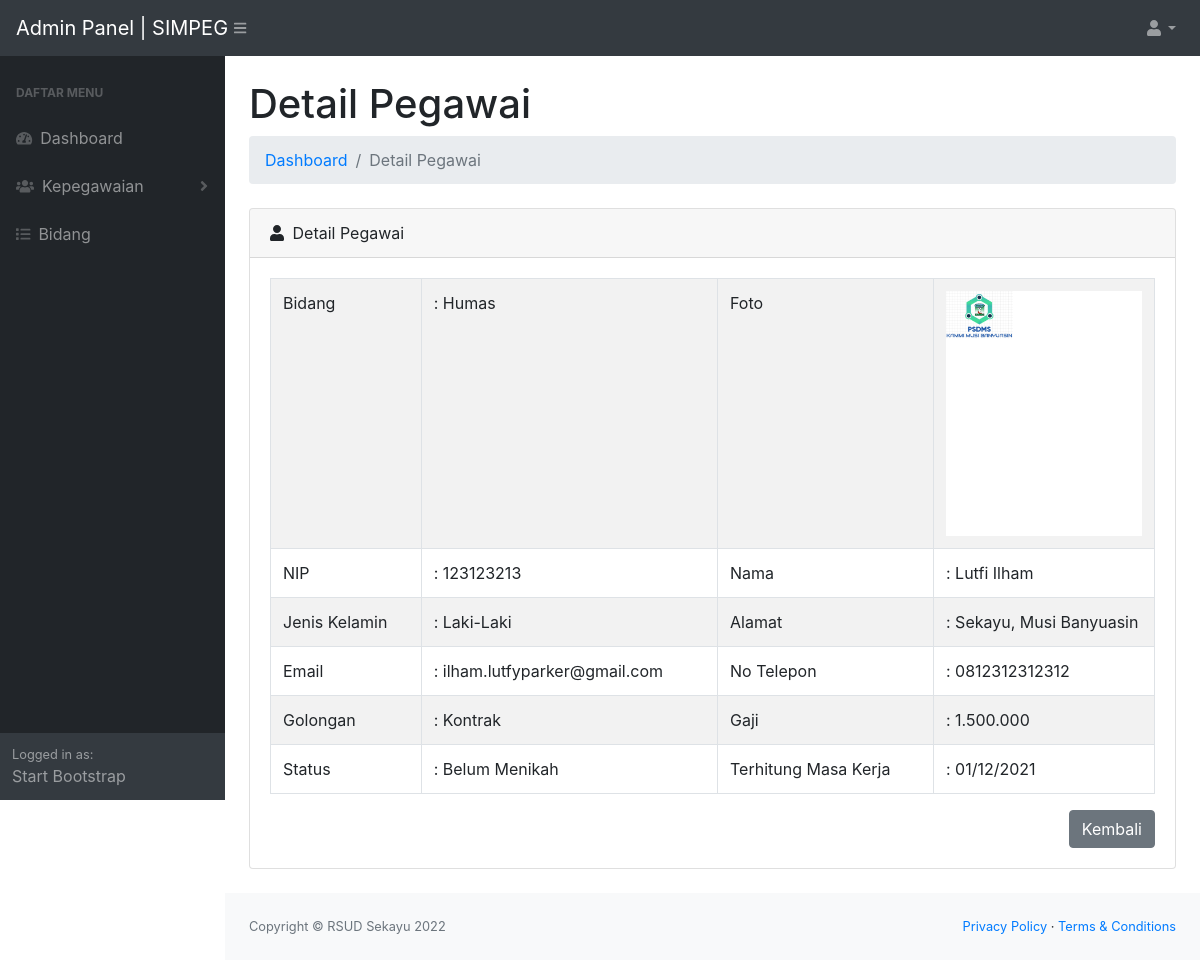
Page /admin/detail-pegawai.php?id_pegawai=4 on the committed database.
### tables this page shows
CREATE TABLE `pegawai` (
  `id_pegawai` int(11) NOT NULL,
  `id_bidang` int(11) NOT NULL,
  `nip` int(11) NOT NULL,
  `nama` varchar(150) NOT NULL,
  `jk` varchar(15) NOT NULL,
  `alamat` text NOT NULL,
  `email` varchar(50) NOT NULL,
  `no_telepon` varchar(25) NOT NULL,
  `golongan` varchar(20) NOT NULL,
  `gaji` varchar(50) NOT NULL,
  `status` varchar(15) NOT NULL,
  `tmk` date NOT NULL COMMENT 'terhitung masa kerja (tmk)',
  `foto` varchar(150) NOT NULL,
  `id_user` int(11) DEFAULT NULL,
  `tanggal` datetime NOT NULL DEFAULT current_timestamp()
);

CREATE TABLE `bidang` (
  `id_bidang` int(11) NOT NULL,
  `nama_bidang` varchar(25) NOT NULL,
  `tanggal` datetime NOT NULL DEFAULT current_timestamp()
);

### admin/config/controller.php (called while the page is built, shortened)
<?php
function query($query)
{
    global $db;
    $result = mysqli_query($db, $query);
    $rows = [];
    while ($row = mysqli_fetch_assoc($result)) {
        $rows[] = $row;
    }
    return $rows;
}

### admin/detail-pegawai.php (the view, shortened to what this page needs)
<?php
include 'layout/header.php';
$id_pegawai = (int)$_GET['id_pegawai'];
$pegawai = query("SELECT * FROM pegawai INNER JOIN bidang
ON pegawai.id_bidang = bidang.id_bidang WHERE id_pegawai = '$id_pegawai'")[0];
?>
<div id="layoutSidenav_content">
<main>
    <div class="container-fluid">
        <h1 class="mt-4"> Detail Pegawai</h1>
        <ol class="breadcrumb mb-4">
            <li class="breadcrumb-item"><a href="index.php">Dashboard</a></li>
            <li class="breadcrumb-item active">Detail Pegawai</li>
        </ol>
        <div class="card mb-4">
            <div class="card-header">
                <i class="fas fa-user mr-1"></i>
                Detail Pegawai
            </div>
            <div class="card-body">
               <table class="table table-bordered table-striped">
               		<tr>
               			<td>Bidang</td>
               			<td>: <?= $pegawai['nama_bidang']; ?></td>
               			<td>Foto</td>
               			<td width="25%"><img src="assets/img/<?= $pegawai['foto']; ?>" alt="foto" width="100%"></td>
               		</tr>
               		<tr>
               			<td>NIP</td>
               			<td>: <?= $pegawai['nip']; ?></td>
               			<td>Nama</td>
               			<td>: <?= $pegawai['nama']; ?></td>
               		</tr>
               		<tr>
               			<td>Jenis Kelamin</td>
               			<td>: <?= $pegawai['jk']; ?></td>
               			<td>Alamat</td>
               			<td>: <?= $pegawai['alamat']; ?></td>
               		</tr>
               		<tr>
               			<td>Email</td>
               			<td>: <?= $pegawai['email']; ?></td>
               			<td>No Telepon</td>
               			<td>: <?= $pegawai['no_telepon']; ?></td>
               		</tr>
               		<tr>
               			<td>Golongan</td>
               			<td>: <?= $pegawai['golongan']; ?></td>
               			<td>Gaji</td>
               			<td>: <?= number_format($pegawai['gaji'], 0, '.', '.'); ?></td>
               		</tr>
               		<tr>
               			<td>Status</td>
               			<td>: <?= $pegawai['status']; ?></td>
               			<td>Terhitung Masa Kerja</td>
               			<td>: <?= date('d/m/Y', strtotime($pegawai['tmk'])); ?></td>
               		</tr>
               </table>
               <div class="float-right">
               	<a href="daftar-pegawai.php" class="btn btn-secondary">Kembali</a>
               </div>
            </div>
        </div>
    </div>
</main>
<?php include 'layout/footer.php'; ?>

### admin/layout/header.php (shortened to what this page needs)
<!DOCTYPE html>
<html lang="en">
<head>
    <link href="assets/css/styles.css" rel="stylesheet" />
    <link href="https://cdn.datatables.net/1.10.20/css/dataTables.bootstrap4.min.css" rel="stylesheet" />
</head>
<body class="sb-nav-fixed">
    <nav class="sb-topnav navbar navbar-expand navbar-dark bg-dark">
        <a class="navbar-brand" href="index.php">Admin Panel | SIMPEG</a>
        <button class="btn btn-link btn-sm order-1 order-lg-0" id="sidebarToggle" href="#"><i class="fas fa-bars"></i></button>
        <ul class="navbar-nav ml-auto">
            <li class="nav-item dropdown">
                <a class="nav-link dropdown-toggle" id="userDropdown" href="#" role="button" data-toggle="dropdown" aria-haspopup="true" aria-expanded="false"><i class="fas fa-user fa-fw"></i></a>
            </li>
        </ul>
    </nav>
    <div id="layoutSidenav">
        <div id="layoutSidenav_nav">
            <nav class="sb-sidenav accordion sb-sidenav-dark" id="sidenavAccordion">
                <div class="sb-sidenav-menu">
                    <div class="nav">
                        <div class="sb-sidenav-menu-heading">Daftar Menu</div>
                        <a class="nav-link" href="index.php">
                            <div class="sb-nav-link-icon"><i class="fas fa-tachometer-alt"></i></div>
                            Dashboard
                        </a>
                        <a class="nav-link collapsed" href="#" data-toggle="collapse" data-target="#collapseLayouts" aria-expanded="false" aria-controls="collapseLayouts">
                            <div class="sb-nav-link-icon"><i class="fas fa-users"></i></div>
                            Kepegawaian
                            <div class="sb-sidenav-collapse-arrow"><i class="fas fa-angle-down"></i></div>
                        </a>
                        <a class="nav-link" href="daftar-bidang.php">
                            <div class="sb-nav-link-icon"><i class="fas fa-list"></i></div>
                            Bidang
                        </a>
                    </div>
                </div>
                <div class="sb-sidenav-footer">
                    <div class="small">Logged in as:</div>
                    Start Bootstrap
                </div>
            </nav>
        </div>

### admin/layout/footer.php (shortened to what this page needs)
<footer class="py-4 bg-light mt-auto">
    <div class="container-fluid">
        <div class="d-flex align-items-center justify-content-between small">
            <div class="text-muted">Copyright &copy; RSUD Sekayu <?= date('Y'); ?></div>
            <div>
                <a href="#">Privacy Policy</a>
                &middot;
                <a href="#">Terms &amp; Conditions</a>
            </div>
        </div>
    </div>
</footer>
</div>
</div>
</body>
</html>

### rows in the picture
pegawai: id_bidang.nama_bidang "Humas", foto (picture), nip "123123213", nama "Lutfi Ilham", jk "Laki-Laki", alamat "Sekayu, Musi Banyuasin", email "ilham.lutfyparker@gmail.com", no_telepon "0812312312312", golongan "Kontrak", gaji "1.500.000", status "Belum Menikah", tmk "01/12/2021"
